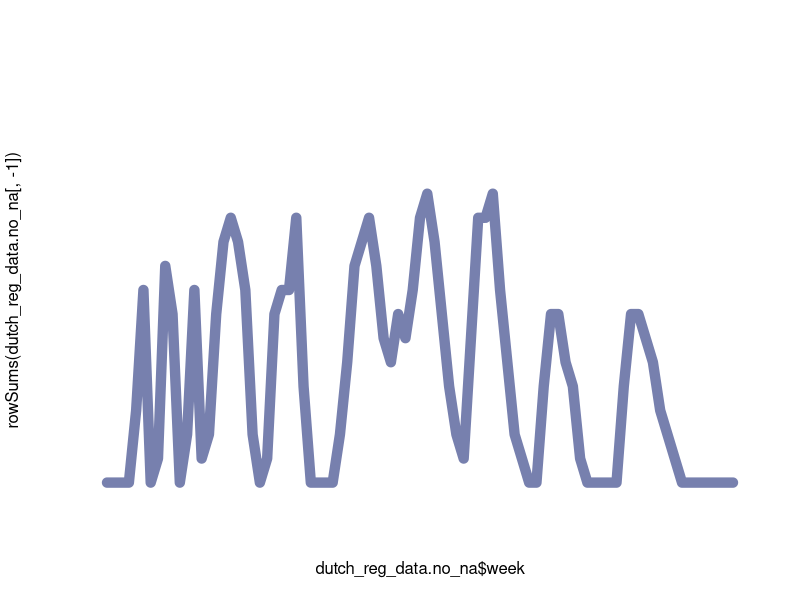
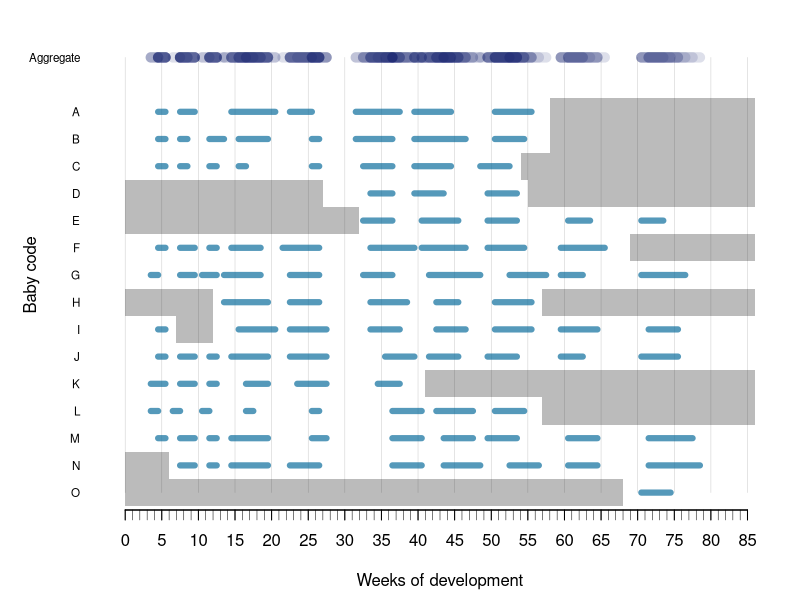

R code for these plots, in order: (Note: this script raises an error after producing the figures.)
# plot data for infant development
# 


# data from
# Rijt-Plooij and Plooij 1992 Infantile regressions: Disorganization and the onset of transition periods
# https://www.tandfonline.com/doi/abs/10.1080/02646839208403946
dutch_reg_text = "week	infant_A	infant_B	infant_C	infant_D	infant_E	infant_F	infant_G	infant_H	infant_I	infant_J	infant_K	infant_L	infant_M	infant_N	infant_O
0	0	0	0	NA	NA	0	0	NA	0	0	0	0	0	NA	NA
1	0	0	0	NA	NA	0	0	NA	0	0	0	0	0	NA	NA
2	0	0	0	NA	NA	0	0	NA	0	0	0	0	0	NA	NA
3	0	0	0	NA	NA	0	0	NA	0	0	0	0	0	NA	NA
4	0	0	0	NA	NA	0	1	NA	0	0	1	1	0	NA	NA
5	1	1	1	NA	NA	1	0	NA	1	1	1	0	1	NA	NA
6	0	0	0	NA	NA	0	0	NA	0	0	0	0	0	NA	NA
7	0	0	0	NA	NA	0	0	NA	NA	0	0	1	0	0	NA
8	1	1	1	NA	NA	1	1	NA	NA	1	1	0	1	1	NA
9	1	0	0	NA	NA	1	1	NA	NA	1	1	0	1	1	NA
10	0	0	0	NA	NA	0	0	NA	NA	0	0	0	0	0	NA
11	0	0	0	NA	NA	0	1	NA	NA	0	0	1	0	0	NA
12	0	1	1	NA	NA	1	1	NA	NA	1	1	0	1	1	NA
13	0	1	0	NA	NA	0	0	0	0	0	0	0	0	0	NA
14	0	0	0	NA	NA	0	1	1	0	0	0	0	0	0	NA
15	1	0	0	NA	NA	1	1	1	0	1	0	0	1	1	NA
16	1	1	1	NA	NA	1	1	1	1	1	0	0	1	1	NA
17	1	1	0	NA	NA	1	1	1	1	1	1	1	1	1	NA
18	1	1	0	NA	NA	1	1	1	1	1	1	0	1	1	NA
19	1	1	0	NA	NA	0	0	1	1	1	1	0	1	1	NA
20	1	0	0	NA	NA	0	0	0	1	0	0	0	0	0	NA
21	0	0	0	NA	NA	0	0	0	0	0	0	0	0	0	NA
22	0	0	0	NA	NA	1	0	0	0	0	0	0	0	0	NA
23	1	0	0	NA	NA	1	1	1	1	1	0	0	0	1	NA
24	1	0	0	NA	NA	1	1	1	1	1	1	0	0	1	NA
25	1	0	0	NA	NA	1	1	1	1	1	1	0	0	1	NA
26	0	1	1	NA	NA	1	1	1	1	1	1	1	1	1	NA
27	0	0	0	NA	NA	0	0	0	1	1	1	0	1	0	NA
28	0	0	0	0	NA	0	0	0	0	0	0	0	0	0	NA
29	0	0	0	0	NA	0	0	0	0	0	0	0	0	0	NA
30	0	0	0	0	NA	0	0	0	0	0	0	0	0	0	NA
31	0	0	0	0	NA	0	0	0	0	0	0	0	0	0	NA
32	1	1	0	0	NA	0	0	0	0	0	0	0	0	0	NA
33	1	1	1	0	1	0	1	0	0	0	0	0	0	0	NA
34	1	1	1	1	1	1	1	1	1	0	0	0	0	0	NA
35	1	1	1	1	1	1	1	1	1	0	1	0	0	0	NA
36	1	1	1	1	1	1	1	1	1	1	1	0	0	0	NA
37	1	0	0	0	0	1	0	1	1	1	1	1	1	1	NA
38	0	0	0	0	0	1	0	1	0	1	0	1	1	1	NA
39	0	0	0	0	0	1	0	0	0	1	0	1	1	1	NA
40	1	1	1	1	0	0	0	0	0	0	0	1	1	1	NA
41	1	1	1	1	1	1	0	0	0	0	NA	0	0	0	NA
42	1	1	1	1	1	1	1	0	0	1	NA	0	0	0	NA
43	1	1	1	1	1	1	1	1	1	1	NA	1	0	0	NA
44	1	1	1	0	1	1	1	1	1	1	NA	1	1	1	NA
45	0	1	0	0	1	1	1	1	1	1	NA	1	1	1	NA
46	0	1	0	0	0	1	1	0	1	0	NA	1	1	1	NA
47	0	0	0	0	0	0	1	0	0	0	NA	1	1	1	NA
48	0	0	0	0	0	0	1	0	0	0	NA	0	0	1	NA
49	0	0	1	0	0	0	0	0	0	0	NA	0	0	0	NA
50	0	0	1	1	1	1	0	0	0	1	NA	0	1	0	NA
51	1	1	1	1	1	1	0	1	1	1	NA	1	1	0	NA
52	1	1	1	1	1	1	0	1	1	1	NA	1	1	0	NA
53	1	1	0	1	1	1	1	1	1	1	NA	1	1	1	NA
54	1	1	NA	0	0	1	1	1	1	0	NA	1	0	1	NA
55	1	0	NA	NA	0	0	1	1	1	0	NA	0	0	1	NA
56	0	0	NA	NA	0	0	1	0	0	0	NA	0	0	1	NA
57	0	0	NA	NA	0	0	1	NA	0	0	NA	NA	0	0	NA
58	NA	NA	NA	NA	0	0	0	NA	0	0	NA	NA	0	0	NA
59	NA	NA	NA	NA	0	0	0	NA	0	0	NA	NA	0	0	NA
60	NA	NA	NA	NA	0	1	1	NA	1	1	NA	NA	0	0	NA
61	NA	NA	NA	NA	1	1	1	NA	1	1	NA	NA	1	1	NA
62	NA	NA	NA	NA	1	1	1	NA	1	1	NA	NA	1	1	NA
63	NA	NA	NA	NA	1	1	0	NA	1	0	NA	NA	1	1	NA
64	NA	NA	NA	NA	0	1	0	NA	1	0	NA	NA	1	1	NA
65	NA	NA	NA	NA	0	1	0	NA	0	0	NA	NA	0	0	NA
66	NA	NA	NA	NA	0	0	0	NA	0	0	NA	NA	0	0	NA
67	NA	NA	NA	NA	0	0	0	NA	0	0	NA	NA	0	0	NA
68	NA	NA	NA	NA	0	0	0	NA	0	0	NA	NA	0	0	NA
69	NA	NA	NA	NA	0	NA	0	NA	0	0	NA	NA	0	0	0
70	NA	NA	NA	NA	0	NA	0	NA	0	0	NA	NA	0	0	0
71	NA	NA	NA	NA	1	NA	1	NA	0	1	NA	NA	0	0	1
72	NA	NA	NA	NA	1	NA	1	NA	1	1	NA	NA	1	1	1
73	NA	NA	NA	NA	1	NA	1	NA	1	1	NA	NA	1	1	1
74	NA	NA	NA	NA	0	NA	1	NA	1	1	NA	NA	1	1	1
75	NA	NA	NA	NA	0	NA	1	NA	1	1	NA	NA	1	1	0
76	NA	NA	NA	NA	0	NA	1	NA	0	0	NA	NA	1	1	0
77	NA	NA	NA	NA	0	NA	0	NA	0	0	NA	NA	1	1	0
78	NA	NA	NA	NA	0	NA	0	NA	0	0	NA	NA	0	1	0
79	NA	NA	NA	NA	0	NA	0	NA	0	0	NA	NA	0	0	0
80	NA	NA	NA	NA	0	NA	0	NA	0	0	NA	NA	0	0	0
81	NA	NA	NA	NA	0	NA	0	NA	0	0	NA	NA	0	0	0
82	NA	NA	NA	NA	0	NA	0	NA	0	0	NA	NA	0	0	0
83	NA	NA	NA	NA	0	NA	0	NA	0	0	NA	NA	0	0	0
84	NA	NA	NA	NA	0	NA	0	NA	0	0	NA	NA	0	0	0
85	NA	NA	NA	NA	0	NA	0	NA	0	0	NA	NA	0	0	0
86	NA	NA	NA	NA	0	NA	0	NA	0	0	NA	NA	0	0	0"
dutch_reg_data = read.table( text=dutch_reg_text, header=TRUE, sep="\t" )
dutch_reg_data.no_na = data.frame( apply(dutch_reg_data, 2, function(x) {ifelse( is.na(x), 0, x )} ) )


pdf(file = "~/git/misc-analyses/baby_development/images/plooij1992_figure1_remake.pdf", width=8, height=5, title="Data from Plooij 1992")
png(file = "~/git/misc-analyses/baby_development/images/plooij1992_figure1_remake.png", width=800, height=500, res=100 , bg="#eeeeee" )
par(mar=c(4.5,5,2,1))
plot(dutch_reg_data.no_na$week, rowSums(dutch_reg_data.no_na[,-1]), type='n', 
     xlab="Weeks of development", ylab="Baby code", 
     ylim=c(0,16), axes=FALSE )
segments(seq(0,85,5),rep(0,18),seq(0,85,5),rep(16,18), lwd=0.5, col="#00000033" )
axis(2, at=c(16, 14:0), labels=c("Aggregate", gsub("infant_","",names(dutch_reg_data.no_na)[-1])) , tick = FALSE, las=2, cex.axis=0.7 )
for (i in 2:ncol(dutch_reg_data.no_na) ){
  seg_x_start = which(diff(dutch_reg_data.no_na[,i])==1)
  seg_x_ends = which(diff(dutch_reg_data.no_na[,i])==-1)
  y_bounds = rep( 16, length(seg_x_start) )
  segments( seg_x_start-0.5, y_bounds, seg_x_ends-0.5 , y_bounds , 
            lwd=10, col="#00126722" )
}
for (i in 2:ncol(dutch_reg_data.no_na) ){
  seg_x_start = which(diff(dutch_reg_data.no_na[,i])==1)
  seg_x_ends = which(diff(dutch_reg_data.no_na[,i])==-1)
  y_bounds = rep( 16-i, length(seg_x_start) )
  segments( seg_x_start-0.5, y_bounds, seg_x_ends-0.5 , y_bounds , 
            lwd=6, col="#006797aa" )
  if (any(is.na(dutch_reg_data[,i]))){
    na_blocks = which(as.integer(is.na(dutch_reg_data[,i]))==1)
    na_block_breaks <- c(0, which(diff(na_blocks) != 1), length(na_blocks))
    na_block_starts <- na_blocks[na_block_breaks[-length(na_block_breaks)] + 1] -1
    na_block_ends   <- na_blocks[na_block_breaks[-1]] - 1
    rect(na_block_starts, rep(16-i-0.5,length(na_block_starts)), na_block_ends, rep(16-i+0.5,length(na_block_starts)), 
         col="#00000044", border = NA)
  }
}
axis(1, at=c(0:85), labels = FALSE, lwd.ticks = 0.5 )
axis(1, at=seq(0,85,5) )
dev.off()
#points( dutch_reg_data[["week"]][which(dutch_reg_data[,2]==1)], rep(1,length(which(dutch_reg_data[,2]==1))) )

plot(dutch_reg_data.no_na$week, rowSums(dutch_reg_data.no_na[,-1]), type='l', ylim=c(0,16), 
     col="#00126788", lwd=10, axes=FALSE )
lines(catalan_reg_data$weeks, catalan_reg_data$counts * 2, lwd=10, col="#12672388" )
axis(1, at=c(0:85), labels = FALSE, lwd.ticks = 0.5 )
axis(1, at=seq(0,85,5) )


# Sadurni 2010 The Temporal Relation between Regression and Transition Periods in Early Infancy
# https://pubmed.ncbi.nlm.nih.gov/20480682/

catalan_reg_text = "weeks	counts	n_dyads	n_missing
3	0	5	0
4	3	5	0
5	4	5	0
6	0	5	0
7	0	5	0
8	5	5	0
9	2	5	0
10	0	5	0
11	0	5	0
12	2	5	0
13	2	5	0
14	1	5	0
15	0	5	0
16	1	9	0
17	3	9	0
18	5	9	0
19	4	9	0
20	1	9	0
21	0	9	2
22	0	9	2
23	0	5	0
24	1	5	0
25	2	5	0
26	6	5	0
27	6	5	0
28	0	5	0
29	0	5	0
30	0	5	0
31	0	5	0
32	2	9	0
33	2	9	0
34	1	9	0
35	5	9	1
36	3	5	0
37	1	5	0
38	0	5	0
39	0	5	0
40	0	5	0
41	0	10	2
42	4	10	1
43	5	10	0
44	3	10	0
45	3	10	1
46	2	10	1
47	0	10	2
48	1	10	2
49	1	10	2
50	1	10	4
51	1	10	4
52	3	5	0
53	1	5	0
54	0	5	0
55	0	5	0
56	0	5	0
57	0	5	0
58	0	5	0
59	0	5	0
60	0	5	1"
catalan_reg_data = read.table( text=catalan_reg_text , header=TRUE, sep="\t" )


plot(catalan_reg_data$weeks, catalan_reg_data$counts / (catalan_reg_data$n_dyads - catalan_reg_data$n_missing), 
     type='h', xlim=c(2,70), lwd=4, col="#7698baaa", ylim=c(0,10),
     xlab="Weeks", ylab="Number of children", main="Regression behaviors in 18 Catalan babies" )
# peaks from Plooij 1992
points(  c(5, 8, 12, 17, 26, 36, 44, 53, 61, 72), rep(0,10) , cex=2, pch=18, col="#001267cc" )










#